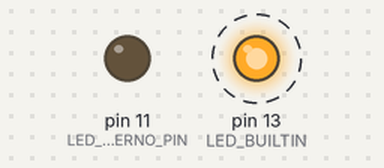
Simulated run of this sketch. Board: Arduino Uno, built with avr-gcc and run on an emulated ATmega328P. On the bench: output pins drawn as LEDs (lit = HIGH). Dashed ring = blinking.

Above: at 0.5 s.
At 2.5 s:
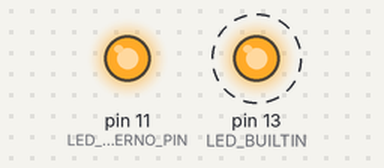
Timing chart, 0 to 5.2 s (numbered marks = the images above):
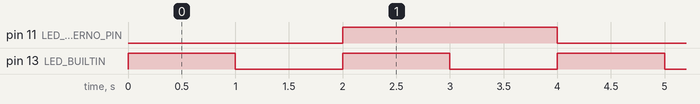

The sketch:

AcenderApagarDiferenteLeds.ino
```cpp
#define LED_EXTERNO_PIN 11

int ledExternoAceso=0;
int ledInternoAceso=0;
int ciclosPassados=0;

int toogleLed(uint8_t pin, int aceso = 1)
{
    aceso=(aceso == 1 ? 0 : 1);
    //se led tiver aceso => apaga | se tiver apagado => acendw
    digitalWrite(pin, (aceso == 1 ? HIGH : LOW));
    return aceso;
}

void setup() {
     //Define a porta do led 1 como saida
    pinMode(LED_EXTERNO_PIN, OUTPUT);

    //Define a porta do led builtin como saida
    pinMode(LED_BUILTIN, OUTPUT);
}

void loop() {
  //muda estado do led interno
  ledInternoAceso=toogleLed(LED_BUILTIN, ledInternoAceso);

  //p led externo tem q aguardar 2 segundos p fazer a alteracao
  if(ciclosPassados==2){
      ledExternoAceso=toogleLed(LED_EXTERNO_PIN, ledExternoAceso);
      ciclosPassados=0;
  }

  //adiciona mais um ciclo passado
  ciclosPassados++;

  //faz o ciclo de 1 segundo
  delay(1000);
}
```

Measured:
- by itself, pin 11 (LED_EXTERNO_PIN): alternates HIGH for 2.0 s and LOW for 2.0 s
- by itself, pin 13 (LED_BUILTIN): alternates HIGH for 1.0 s and LOW for 1.0 s
- by itself, everything shown: repeats every 4.0 s, in 4 steps
